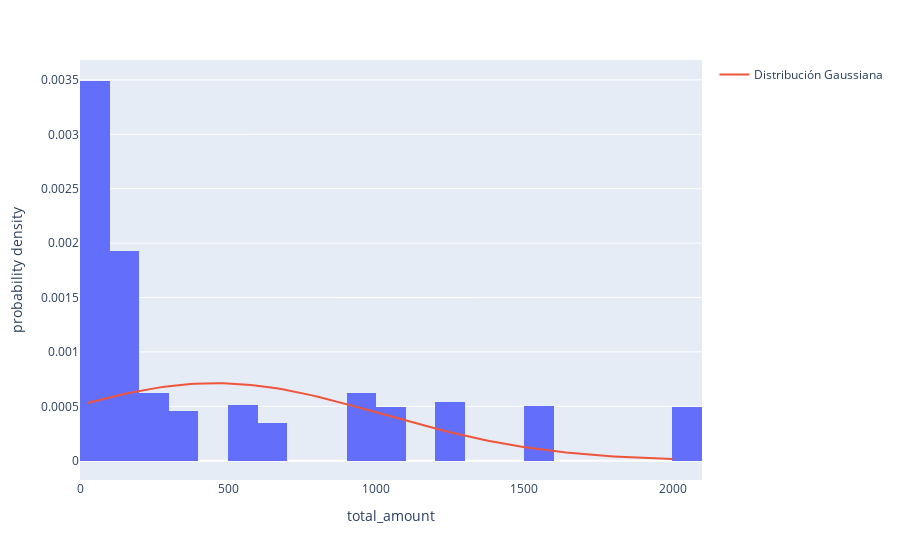

Source (notebook cell):
### Code cell
# Calculate data's mean and standard deviation
mean_val = df['total_amount'].mean()
std_dev = df['total_amount'].std()

# Crete the Gaussian Distribution
x_values = np.linspace(df['total_amount'].min(), df['total_amount'].max(), 100)
y_values = (1/(std_dev * np.sqrt(2 * np.pi))) * np.exp(-0.5 * ((x_values - mean_val) / std_dev) ** 2)

# Create histogram plot
fig = px.histogram(df, x='total_amount', histnorm='probability density')
fig.add_scatter(x=x_values, y=y_values, mode='lines', name='Distribución Gaussiana')

# Show histogram
fig.show()
